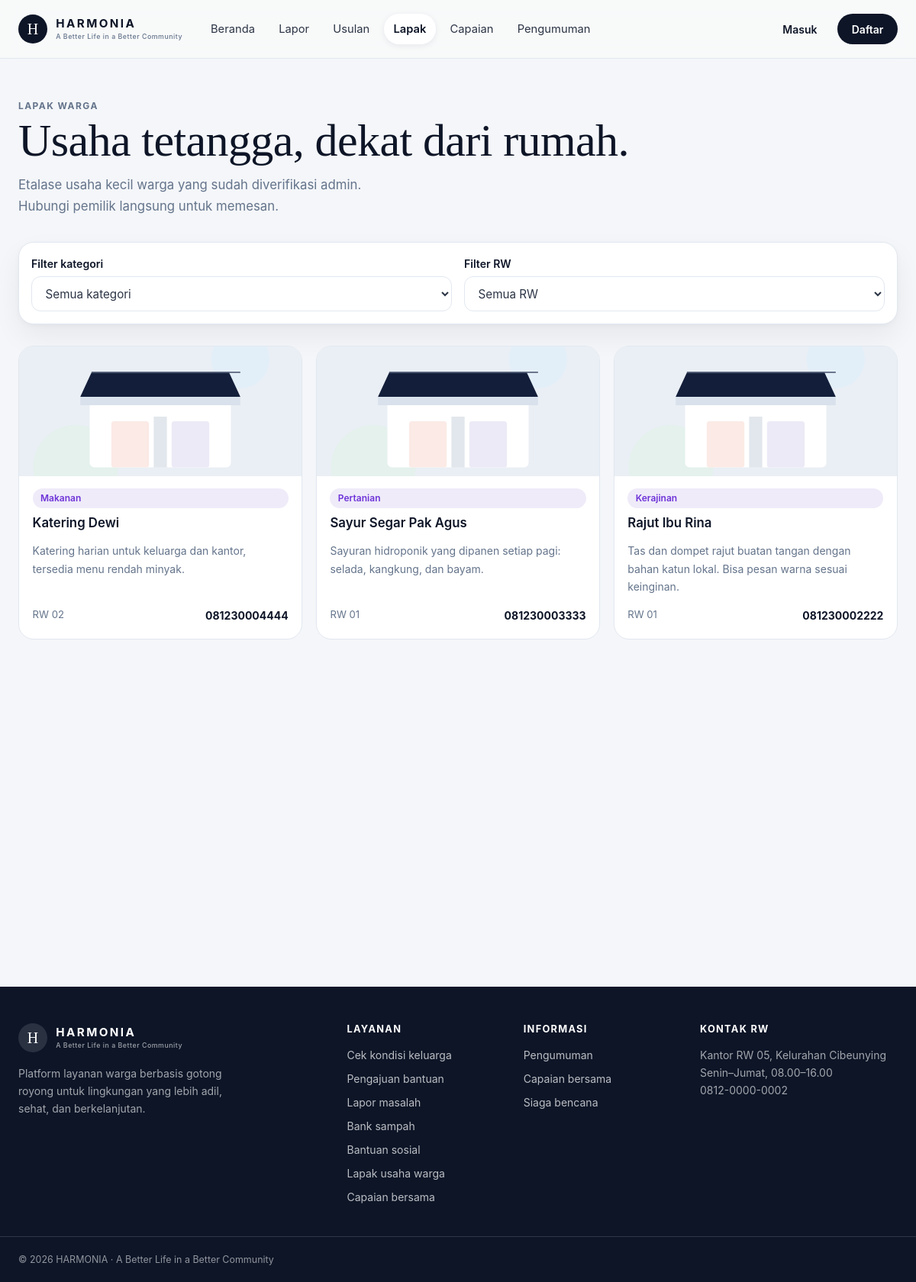
Screenshot of /lapak/index.php with the database file from the repository.
### tables this page shows
CREATE TABLE businesses (
  id INT AUTO_INCREMENT PRIMARY KEY,
  user_id INT NOT NULL,
  nama_usaha VARCHAR(80) NOT NULL,
  kategori ENUM('makanan','jasa','kerajinan','pertanian') NOT NULL,
  deskripsi TEXT NOT NULL,
  foto VARCHAR(120) NOT NULL,
  kontak VARCHAR(20) NOT NULL,
  status ENUM('menunggu','tayang','ditolak') NOT NULL DEFAULT 'menunggu',
  alasan_tolak VARCHAR(200) NULL,
  tampil TINYINT(1) NOT NULL DEFAULT 1,
  created_at DATETIME DEFAULT CURRENT_TIMESTAMP,
  FOREIGN KEY (user_id) REFERENCES users(id) ON DELETE CASCADE
);

CREATE TABLE rw (
  id INT AUTO_INCREMENT PRIMARY KEY,
  nama VARCHAR(30) NOT NULL,
  kelurahan VARCHAR(60) NOT NULL,
  created_at DATETIME DEFAULT CURRENT_TIMESTAMP
);

### includes/helpers.php (called while the page is built, shortened)
<?php
function e($v): string
{
    return htmlspecialchars((string)$v, ENT_QUOTES, 'UTF-8');
}
function foto_url(?string $path): string
{
    return BASE . '/' . ltrim($path ?: 'assets/img/lapak-placeholder.svg', '/');
}

### lapak/index.php (the view, shortened to what this page needs)
<?php
require_once __DIR__ . '/../config/auth.php';
$sql = "SELECT b.*, rw.nama AS rw FROM businesses b
    JOIN users us ON us.id = b.user_id LEFT JOIN rw ON rw.id = us.rw_id
    WHERE b.status = 'tayang' AND b.tampil = 1";
$params = [];
$sql .= ' ORDER BY b.created_at DESC';
$st = $pdo->prepare($sql);
$st->execute($params);
$lapak = $st->fetchAll();
?>
<?php include ROOT_DIR . '/includes/header.php'; ?>
<section class="section">
    <div class="container">
        <div class="section__head">
            <div>
                <p class="eyebrow">Lapak warga</p>
                <h1>Usaha tetangga, dekat dari rumah.</h1>
                <p class="lead">Etalase usaha kecil warga yang sudah diverifikasi admin. Hubungi pemilik langsung untuk memesan.</p>
            </div>
        </div>
        <form method="get" class="form-card mt-3" style="padding:1rem">
            <div class="form-grid">
                <div class="field" style="margin-bottom:0">
                    <label for="kategori">Filter kategori</label>
                    <select id="kategori" name="kategori" onchange="this.form.submit()">
                        <option value="">Semua kategori</option>
                    </select>
                </div>
                <div class="field" style="margin-bottom:0">
                    <label for="rw">Filter RW</label>
                    <select id="rw" name="rw" onchange="this.form.submit()">
                        <option value="">Semua RW</option>
                    </select>
                </div>
            </div>
        </form>
        <?php if ($lapak) : ?>
            <div class="lapak-grid mt-3">
                <?php foreach ($lapak as $l) : ?>
                    <article class="lapak">
                        <img class="lapak__img" src="<?= foto_url($l['foto']) ?>" alt="Foto <?= e($l['nama_usaha']) ?>" loading="lazy">
                        <div class="lapak__body">
                            <span class="chip chip--accent"><?= ucfirst(e($l['kategori'])) ?></span>
                            <h4><?= e($l['nama_usaha']) ?></h4>
                            <p><?= e($l['deskripsi']) ?></p>
                            <div class="lapak__meta">
                                <span><?= e($l['rw'] ?? 'RW') ?></span>
                                <a href="tel:<?= e($l['kontak']) ?>" class="small"><b><?= e($l['kontak']) ?></b></a>
                            </div>
                        </div>
                    </article>
                <?php endforeach; ?>
            </div>
        <?php else : ?>
            <div class="empty mt-3"><b>Belum ada lapak di kategori ini.</b>Lapak warga akan tampil setelah diverifikasi admin.</div>
        <?php endif; ?>
    </div>
</section>
<?php include ROOT_DIR . '/includes/footer.php'; ?>

### assets/css/style.css (style rules this page uses)
:root { --lime: #B8F53B; --lime-dark: #84cc16; --navy: #0D1527; --navy-hover: #16223D; --slate: #2C3545; --muted: #64748B; --bg: #F4F6F9; --hero: #E8EEF5; --border: #E2E8F0; --white: #fff; --sage: #E7F6ED; --sage-ink: #1B7A53; --sky: #E4F1FD; --sky-ink: #1D68BD; --peach: #FDEEE9; --peach-ink: #C8502B; --lavender: #EFEBF9; --lavender-ink: #6D32D8; --radius: 20px; --radius-sm: 12px; --shadow-soft: 0 16px 36px rgba(13, 21, 39, .06), 0 2px 6px rgba(13, 21, 39, .03); --shadow-lift: 0 24px 48px rgba(13, 21, 39, .12), 0 6px 14px rgba(13, 21, 39, .05); --serif: Georgia, "Times New Roman", Times, serif; --sans: -apple-system, BlinkMacSystemFont, "Segoe UI", Roboto, Helvetica, Arial, sans-serif; }
* { box-sizing: border-box; }
html { scroll-behavior: smooth; }
body { margin: 0; background: var(--bg); color: var(--slate); font: 400 1rem/1.65 var(--sans); -webkit-font-smoothing: antialiased; }
img { max-width: 100%; display: block; }
a { color: var(--navy); text-decoration: none; }
h1, h2, h3 { font-family: var(--serif); font-weight: 400; color: var(--navy); line-height: 1.18; margin: 0 0 .6rem; letter-spacing: -.01em; }
h1 { font-size: clamp(2.4rem, 5vw, 4rem); }
h4 { font-family: var(--sans); font-size: 1.05rem; font-weight: 600; color: var(--navy); margin: 0 0 .35rem; }
p { margin: 0 0 1rem; color: var(--muted); }
.container { width: 100%; max-width: 1240px; margin: 0 auto; padding: 0 1.5rem; }
.eyebrow { font-size: .75rem; font-weight: 700; letter-spacing: .12em; text-transform: uppercase; color: var(--muted); margin: 0 0 .9rem; }
.lead { font-size: 1.05rem; max-width: 46ch; }
.small { font-size: .875rem; }
.mt-3 { margin-top: 1.75rem; }
.section { padding: 3.25rem 0; }
.section__head { display: flex; align-items: flex-end; justify-content: space-between; gap: 2rem; margin-bottom: 2rem; }
.section__head p { max-width: 46ch; margin: 0; }
.chip { display: inline-flex; align-items: center; gap: .35rem; padding: .2rem .65rem; border-radius: 9999px; font-size: .75rem; font-weight: 600; white-space: nowrap; }
.chip--accent { background: var(--lavender); color: var(--lavender-ink); }
.lapak-grid { display: grid; grid-template-columns: repeat(3, minmax(0, 1fr)); grid-auto-rows: 1fr; gap: 1.1rem; }
.lapak { background: #fff; border: 1px solid var(--border); border-radius: var(--radius); overflow: hidden; display: flex; flex-direction: column; }
.lapak__img { height: 170px; width: 100%; object-fit: cover; background: var(--hero); }
.lapak__body { padding: 1rem 1.1rem 1.2rem; display: flex; flex-direction: column; gap: .35rem; flex: 1; }
.lapak__body p { font-size: .875rem; margin: 0 0 .6rem; display: -webkit-box; -webkit-line-clamp: 3; -webkit-box-orient: vertical; overflow: hidden; }
.lapak__meta { margin-top: auto; font-size: .82rem; color: var(--muted); display: flex; justify-content: space-between; gap: .5rem; }
.form-card { background: #fff; border: 1px solid var(--border); border-radius: var(--radius); padding: 1.75rem; box-shadow: var(--shadow-soft); }
.form-grid { display: grid; grid-template-columns: 1fr 1fr; gap: 1rem; }
.field { display: grid; gap: .35rem; margin-bottom: 1rem; }
.field label { font-size: .88rem; font-weight: 600; color: var(--navy); }
.field input, .field select, .field textarea { width: 100%; padding: .7rem .85rem; border: 1px solid var(--border); border-radius: var(--radius-sm); font: inherit; font-size: .95rem; color: var(--slate); background: #fff; min-height: 44px; }
.js .reveal { opacity: 0; transform: translateY(24px); transition: opacity .6s ease, transform .6s ease; }
.js .reveal.is-visible { opacity: 1; transform: none; }

### rows the page displays
businesses: foto (placeholder picture), kategori "Makanan", nama_usaha "Katering Dewi", deskripsi "Katering harian untuk keluarga dan kantor, tersedia menu rendah minyak.", rw.nama "RW 02", kontak "081230004444"
businesses: foto (placeholder picture), kategori "Pertanian", nama_usaha "Sayur Segar Pak Agus", deskripsi "Sayuran hidroponik yang dipanen setiap pagi: selada, kangkung, dan bayam.", rw.nama "RW 01", kontak "081230003333"
businesses: foto (placeholder picture), kategori "Kerajinan", nama_usaha "Rajut Ibu Rina", deskripsi "Tas dan dompet rajut buatan tangan dengan bahan katun lokal. Bisa pesan warna sesuai keinginan.", rw.nama "RW 01", kontak "081230002222"

### other values shown
$label "Beranda"
$label "Lapor"
$label "Usulan"
$label "Lapak"
$label "Capaian"
$label "Pengumuman"
$label "Cek kondisi keluarga"
$label "Pengajuan bantuan"
$label "Lapor masalah"
$label "Bank sampah"
$label "Bantuan sosial"
$label "Lapak usaha warga"
$label "Capaian bersama"
